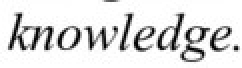
#> input picture DATA/word1.jpeg, 121 x 34 px (shown 2 times larger)
$ python main.py
#> lines starting #> are read from the running program, lines starting #| are printed output that depends on the picture
#> further down, img is the input picture: shape (34, 121); min 0, max 255, mean 222
import numpy as np
import cv2
from matplotlib import pyplot as plt
import string


def sharpenImage(im):  # Need to check if sharpening input images would help accuracy
    kernel = np.ones((3, 3), np.float32) / 90
    im = cv2.filter2D(im, -1, kernel)  # -1 means depth of image remains unchanged
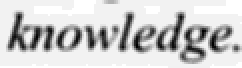
#> im: shape (34, 121) (shown 2 times larger); min 6, max 26, mean 22.1; drawn with min black and max white
    im = cv2.adaptiveThreshold(im, 255, cv2.ADAPTIVE_THRESH_GAUSSIAN_C, cv2.THRESH_BINARY, 11, 1)
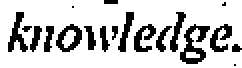
#> im: shape (34, 121) (shown 2 times larger); 79% white; black in thin lines or dots
    im = 255 - im
#> im: shape (34, 121); 21% white in thin lines or dots
    cv2.imwrite("DATA/sharpend.jpeg",im)
    return im


img = cv2.imread("DATA/word1.jpeg", 0)
img = sharpenImage(img)


def alignImg(im):
    coords = np.column_stack(np.where(im > 0))
#> coords = 863 pairs, first value 0 to 32, second value 4 to 120
    angle = cv2.minAreaRect(coords)[-1]  # -1 denotes angle parameter
#> angle = -2.39

    if angle < -45:
        angle = -(angle + 90)
    else:
        angle = -angle
#> angle = 2.39
    h, w = im.shape  # height and width of img
#> h = 34; w = 121
    center = (w // 2, h // 2)
#> center = (60, 17)
    rotMatrix = cv2.getRotationMatrix2D(center, angle, 1)
#> rotMatrix = [[0.999, 0.0416, -0.656], [-0.0416, 0.999, 2.51]]
    rotated = cv2.warpAffine(img, rotMatrix, (w, h), flags=cv2.INTER_CUBIC, borderMode=cv2.BORDER_REPLICATE)
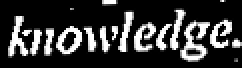
#> rotated: shape (34, 121) (shown 2 times larger); min 0, max 255, mean 53.8
    return rotated


img = alignImg(img)

pixelSum = np.sum(img == 255, axis=1)
#> pixelSum = 34 values, max 42 at index 16, min 0 at index 2, mean 15.35
rows = []
seg = []

for i in range(len(pixelSum)):
    if pixelSum[i] > 20:
        seg.append(i)

    if (pixelSum[i] <= 20) & (len(seg) >= 20):
        rows.append(seg)
        seg = []

    if len(seg) > 50:
        rows.append(seg)
        seg = []
#> this loop made 34 passes
#> after the loop, rows = []; seg = [13, 14, 15, 16, 17, 18, 19, 20, 21, 22, 23, 24]

print("NO OF LINES", len(rows))
#| NO OF LINES 0
